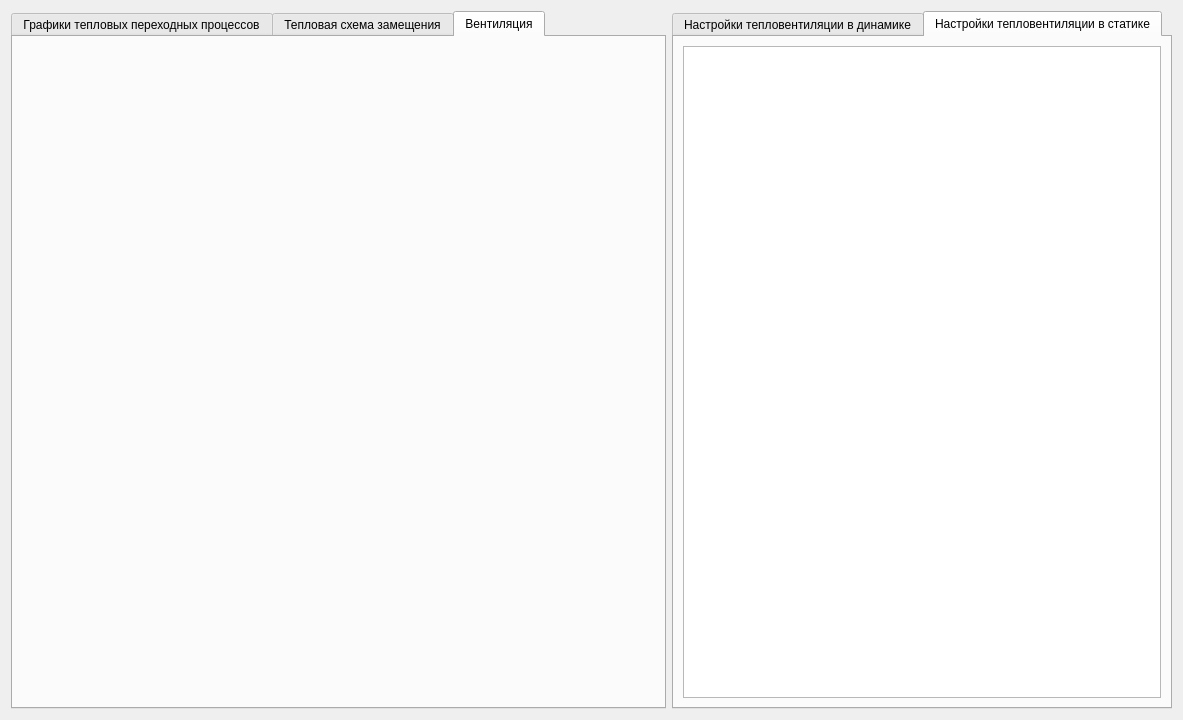
<?xml version="1.0" encoding="UTF-8"?>
<ui version="4.0">
 <class>teplovent</class>
 <widget class="QWidget" name="teplovent">
  <property name="geometry">
   <rect>
    <x>0</x>
    <y>0</y>
    <width>1183</width>
    <height>720</height>
   </rect>
  </property>
  <property name="windowTitle">
   <string>Form</string>
  </property>
  <layout class="QHBoxLayout" name="horizontalLayout">
   <item>
    <widget class="QTabWidget" name="tabWidget">
     <property name="currentIndex">
      <number>2</number>
     </property>
     <widget class="QWidget" name="tab">
      <attribute name="title">
       <string>Графики тепловых переходных процессов</string>
      </attribute>
      <layout class="QGridLayout" name="gridLayout_2">
       <item row="0" column="0">
        <widget class="Plot" name="widget_2" native="true"/>
       </item>
      </layout>
     </widget>
     <widget class="QWidget" name="tab_2">
      <attribute name="title">
       <string>Тепловая схема замещения</string>
      </attribute>
     </widget>
     <widget class="QWidget" name="tab_3">
      <attribute name="title">
       <string>Вентиляция</string>
      </attribute>
      <layout class="QGridLayout" name="gridLayout_4">
       <item row="0" column="0">
        <widget class="Plot" name="widget" native="true"/>
       </item>
      </layout>
     </widget>
    </widget>
   </item>
   <item>
    <widget class="QTabWidget" name="tabWidget_2">
     <property name="maximumSize">
      <size>
       <width>500</width>
       <height>16777215</height>
      </size>
     </property>
     <property name="currentIndex">
      <number>1</number>
     </property>
     <widget class="QWidget" name="tab_4">
      <attribute name="title">
       <string>Настройки тепловентиляции в динамике</string>
      </attribute>
      <layout class="QGridLayout" name="gridLayout_5">
       <item row="0" column="0">
        <widget class="QTableWidget" name="tableWidget">
         <property name="alternatingRowColors">
          <bool>true</bool>
         </property>
        </widget>
       </item>
      </layout>
     </widget>
     <widget class="QWidget" name="tab_5">
      <attribute name="title">
       <string>Настройки тепловентиляции в статике</string>
      </attribute>
      <layout class="QGridLayout" name="gridLayout_6">
       <item row="0" column="0">
        <widget class="QTableWidget" name="tableWidget_2">
         <property name="frameShape">
          <enum>QFrame::StyledPanel</enum>
         </property>
         <property name="alternatingRowColors">
          <bool>true</bool>
         </property>
        </widget>
       </item>
      </layout>
     </widget>
    </widget>
   </item>
  </layout>
 </widget>
 <customwidgets>
  <customwidget>
   <class>Plot</class>
   <extends>QWidget</extends>
   <header>plot.h</header>
   <container>1</container>
  </customwidget>
 </customwidgets>
 <resources/>
 <connections/>
</ui>
